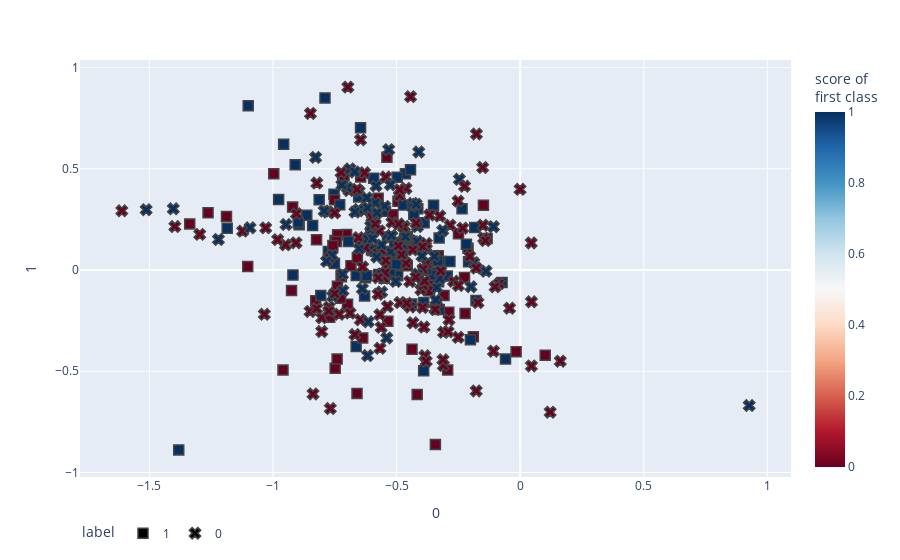

The notebook cell saved with this chart:
### Code cell
#Confusiion Matrix 
cm = confusion_matrix(y_test, ypredict_test)
plt.figure(figsize=(8, 6))  # Adjust the figure size as per your preference
sns.heatmap(cm, annot=True, cmap='RdBu_r', fmt='d', annot_kws={"fontsize": 12})  # Set the font size for annotations
plt.title('Confusion Matrix on Test Data')
plt.xlabel('Predicted Labels')
plt.ylabel('True Labels')
plt.show()

    

fig = px.scatter(
X_test, x=0, y=1,
color=ypredict_test, color_continuous_scale='RdBu',
symbol=y_test, symbol_map={'0': 'square-dot', '1': 'circle-dot'},
labels={'symbol': 'label', 'color': 'score of <br>first class'})
fig.update_traces(marker_size=10, marker_line_width=1.5)
fig.update_layout(legend_orientation='h')
fig.show()

### Figure 1 — Plotly figure (JSON) as saved in the notebook; plotly's stock layout.template omitted (floating-point values rounded to 4 significant figures; data arrays with more than 128 entries replaced by an {"elided": "..."} marker saying what was removed)
{"data": [{"hovertemplate": "label=1<br>0=%{x}<br>1=%{y}<br>score of <br>first class=%{marker.color}<extra></extra>", "legendgroup": "1", "marker": {"color": {"elided": "143 int values"}, "coloraxis": "coloraxis", "line": {"width": 1.5}, "size": 10, "symbol": "square"}, "mode": "markers", "name": "1", "orientation": "v", "showlegend": true, "type": "scatter", "x": {"elided": "143 float values"}, "xaxis": "x", "y": {"elided": "143 float values"}, "yaxis": "y"}, {"hovertemplate": "label=0<br>0=%{x}<br>1=%{y}<br>score of <br>first class=%{marker.color}<extra></extra>", "legendgroup": "0", "marker": {"color": {"elided": "191 int values"}, "coloraxis": "coloraxis", "line": {"width": 1.5}, "size": 10, "symbol": "x"}, "mode": "markers", "name": "0", "orientation": "v", "showlegend": true, "type": "scatter", "x": {"elided": "191 float values"}, "xaxis": "x", "y": {"elided": "191 float values"}, "yaxis": "y"}], "layout": {"autosize": true, "coloraxis": {"colorbar": {"title": {"text": "score of <br>first class"}}, "colorscale": [[0, "rgb(103,0,31)"], [0.1, "rgb(178,24,43)"], [0.2, "rgb(214,96,77)"], [0.3, "rgb(244,165,130)"], [0.4, "rgb(253,219,199)"], [0.5, "rgb(247,247,247)"], [0.6, "rgb(209,229,240)"], [0.7, "rgb(146,197,222)"], [0.8, "rgb(67,147,195)"], [0.9, "rgb(33,102,172)"], [1, "rgb(5,48,97)"]]}, "legend": {"orientation": "h", "title": {"text": "label"}, "tracegroupgap": 0}, "margin": {"t": 60}, "xaxis": {"anchor": "y", "autorange": true, "domain": [0, 1], "range": [-1.78, 1.095], "title": {"text": "0"}, "type": "linear"}, "yaxis": {"anchor": "x", "autorange": true, "domain": [0, 1], "range": [-1.055, 1.07], "title": {"text": "1"}, "type": "linear"}}}
